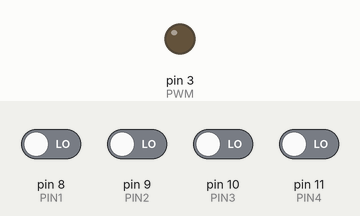
A sketch run on a simulated Arduino Uno, built with avr-gcc and run on an emulated ATmega328P. On the bench: output pins drawn as LEDs (lit = HIGH). Inputs (shaded band) come from the test bench; at power-on: pin 8 (PIN1), pin 9 (PIN2), pin 10 (PIN3), pin 11 (PIN4) LOW.

Above: at 1.2 s.
1.3 s: pin 8 (PIN1) driven HIGH
At 2.1 s:
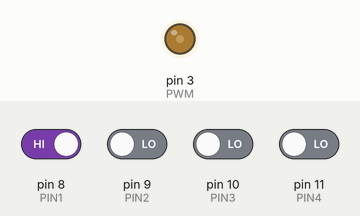
2.8 s: pin 8 (PIN1) driven LOW and pin 9 (PIN2) driven HIGH
At 3.2 s:
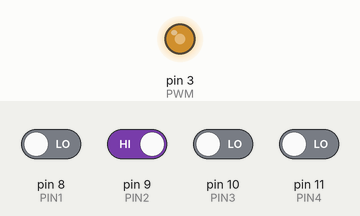
4.3 s: pin 9 (PIN2) driven LOW and pin 10 (PIN3) driven HIGH
At 5.5 s:
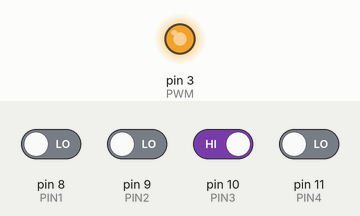
5.8 s: pin 9 (PIN2) driven HIGH
At 6.7 s:
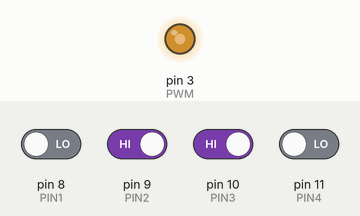
7.3 s: pin 9 (PIN2) driven LOW
At 7.8 s:
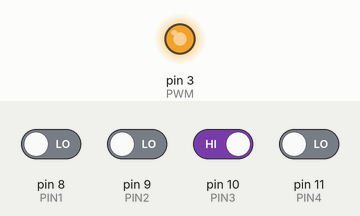
Timing chart, 0 to 9.8 s (numbered marks = the images above; inputs shaded):
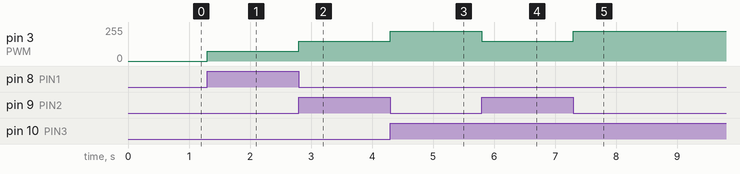

Measured:
- after the input at 1.3 s, pin 3 (PWM): 0/255 → 72/255 at once
- after the input at 2.8 s, pin 3 (PWM): 72/255 → 150/255 at once
- after the input at 4.3 s, pin 3 (PWM): 150/255 → 225/255 at once
- after the input at 5.8 s, pin 3 (PWM): 225/255 → 150/255 at once
- after the input at 7.3 s, pin 3 (PWM): 150/255 → 225/255 at once

The sketch:

mosfetsurucukodu.ino
```cpp
/*
  IRF520-MOSFET-Driver
  made on 28 oct 2020
  by Amir Mohammad Shojaee @ Electropeak
  Home

*/
//arduinoda tx lerin yanındaki 3.pin
//stm32 de pa9->tx,pa10->rx

#define PWM 3
#define PIN1 8
#define PIN2 9
#define PIN3 10
#define PIN4 11

int pot;
int out;
char durum;
int status1 = 0;
int status2 = 0;
int status3 = 0;
int status4 = 0;

void setup() {

  pinMode(PWM, OUTPUT);
  pinMode(PIN1, INPUT);
  pinMode(PIN2, INPUT);
  pinMode(PIN3, INPUT);
  pinMode(PIN4, INPUT);
}

void loop() {

  status1 = digitalRead(PIN1);
  status2 = digitalRead(PIN2);
  status3 = digitalRead(PIN3);
  status4 = digitalRead(PIN4);

  Serial.println(status1);
  Serial.println(status2);
  Serial.println(status3);
  Serial.println(status4);

  if (status1 == HIGH)
  {
    out = 72;  // 65 yavas,100 orta,225 hizli
    analogWrite(PWM, out);
  }

  else if (status2 == HIGH)
  {
    out = 150;  // 72 yavas,100 orta,225 hizli
    analogWrite(PWM, out);
  }

  else if (status3 == HIGH)
  {
    out = 225;  // 72 yavas,100 orta,225 hizli
    analogWrite(PWM, out);
  }

  else if (status4 == HIGH)
  {
    out = 0;  // 72 yavas,100 orta,225 hizli
    analogWrite(PWM, out);
  }
}
```
